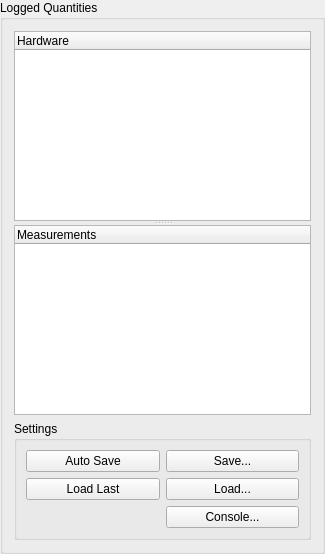
     <widget class="QGroupBox" name="lq_trees_groupBox">
      <property name="minimumSize">
       <size>
        <width>325</width>
        <height>0</height>
       </size>
      </property>
      <property name="title">
       <string>Logged Quantities</string>
      </property>
      <layout class="QVBoxLayout" name="verticalLayout">
       <item>
        <widget class="QSplitter" name="splitter">
         <property name="orientation">
          <enum>Qt::Vertical</enum>
         </property>
         <widget class="QTreeWidget" name="hardware_treeWidget">
          <column>
           <property name="text">
            <string>Hardware</string>
           </property>
          </column>
         </widget>
         <widget class="QTreeWidget" name="measurements_treeWidget">
          <column>
           <property name="text">
            <string>Measurements</string>
           </property>
          </column>
         </widget>
        </widget>
       </item>
       <item>
        <widget class="QGroupBox" name="settings_groupBox">
         <property name="title">
          <string>Settings</string>
         </property>
         <layout class="QGridLayout" name="gridLayout_7">
          <item row="0" column="0">
           <widget class="QPushButton" name="settings_autosave_pushButton">
            <property name="text">
             <string>Auto Save</string>
            </property>
           </widget>
          </item>
          <item row="0" column="1">
           <widget class="QPushButton" name="settings_save_pushButton">
            <property name="text">
             <string>Save...</string>
            </property>
           </widget>
          </item>
          <item row="1" column="1">
           <widget class="QPushButton" name="settings_load_pushButton">
            <property name="text">
             <string>Load...</string>
            </property>
           </widget>
          </item>
          <item row="1" column="0">
           <widget class="QPushButton" name="settings_load_last_pushButton">
            <property name="text">
             <string>Load Last</string>
            </property>
           </widget>
          </item>
          <item row="2" column="1">
           <widget class="QPushButton" name="console_pushButton">
            <property name="text">
             <string>Console...</string>
            </property>
           </widget>
          </item>
         </layout>
        </widget>
       </item>
      </layout>
     </widget>
